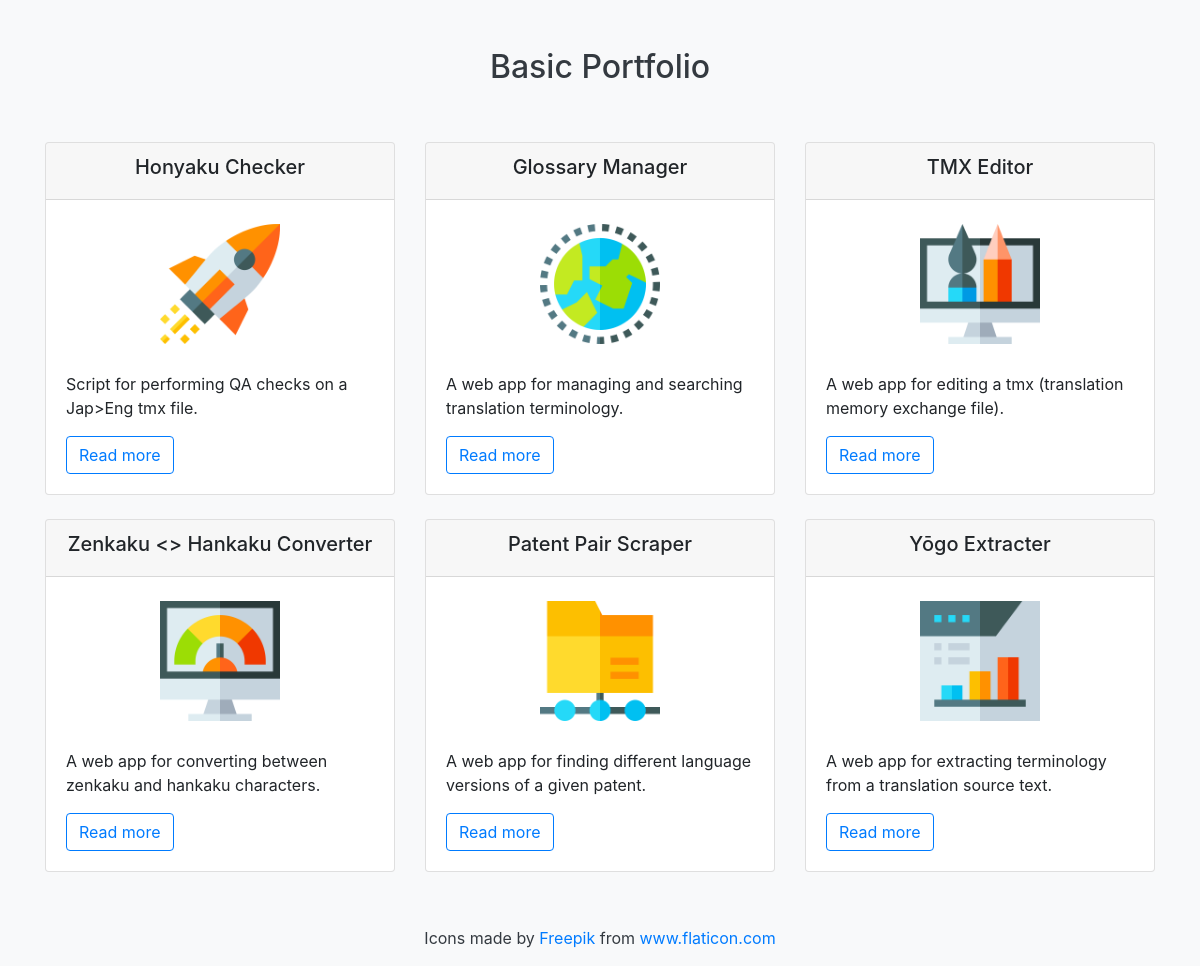
The app's page /, older data.
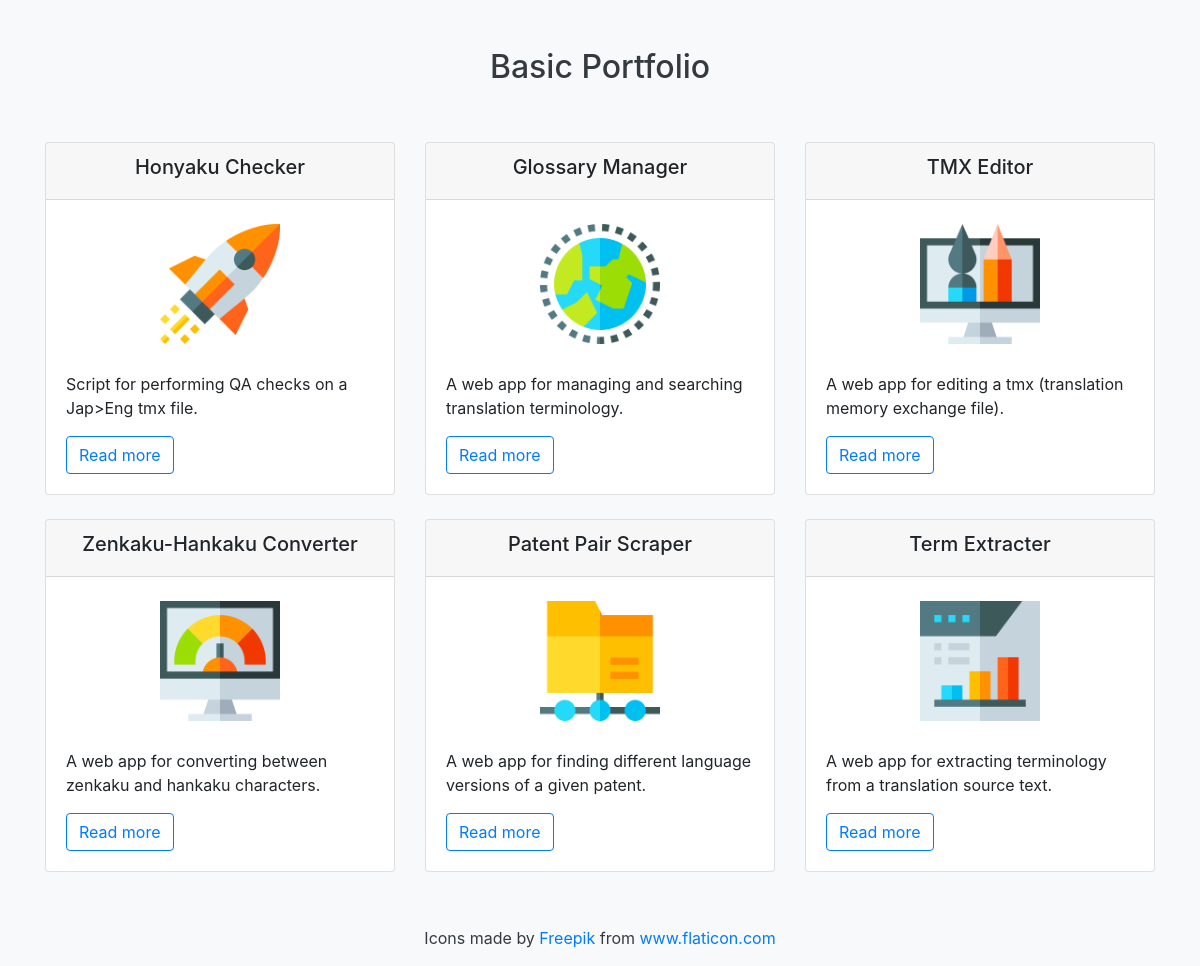
The same page, newer data.
### projects/models.py (models this page shows)
class Project(models.Model):
    title = models.CharField(max_length=100)
    technology = models.CharField(max_length=20)
    summary = models.CharField(max_length=100, default='')
    description = models.TextField()
    image = models.CharField(max_length=100)

### projects/views.py (the view)
# urls.py: path('', views.all_projects, name='all_projects'),
def all_projects(request):
    projects = Project.objects.all()
    return render(request, 'projects/all_projects.html', {'projects': projects})

### projects/templates/projects/all_projects.html
{% extends 'projects/base.html' %}
{% load static %}
{% block content %}
    <div class="container mb-10">
        <div class="row">
        {% for project in projects %}
            <div class="col-md-4">
                <div class="card mb-4">
                    <div class="card-header text-center">
                        <h5>{{ project.title }}</h5>
                    </div>
                    <img class="img-fluid mx-auto mt-4 mb-2" src="{% static project.image %}" alt="{{ project.description }}" width="120" height="120">
                    <div class="card-body">
                        <p class="card-text">{{ project.summary }}</p>
                        <a class="btn btn-outline-primary" href="{% url 'projects:project_detail' project.pk %}">Read more</a>
                    </div>
                </div>
            </div>
        {% endfor %}
        </div>
    </div>
{% endblock %}

### projects/templates/projects/base.html (shortened to what this page needs)
<!DOCTYPE html>
<html lang="en">
    <head>
        <link rel="stylesheet" href="https://stackpath.bootstrapcdn.com/bootstrap/4.3.1/css/bootstrap.min.css">
        <link rel="stylesheet" href="../../static/projects/css/custom.css">
    </head>
    <body>
        <div class="container" id="page-container">
            <div class="row">
                <div class="col-12 bg-light py-5" >
                    <h2 class="text-center text-dark">Basic Portfolio</h2>
                </div>
                {% block content %}
                {% endblock %}
            </div>
            <footer class="footer"">
                <div class="container">
                    <span class="text-dark">Icons made by <a href="https://www.flaticon.com/authors/freepik" title="Freepik">Freepik</a> from <a href="https://www.flaticon.com/" title="Flaticon"> www.flaticon.com</a></span>
                </div>
            </footer>
        </div>
    </body>
</html>

### projects/static/projects/css/custom.css (style rules this page uses)
body { background-color: #f8f9fa; padding-bottom: 70px; position: relative; min-height: 100vh; }
.footer { position: absolute; right: 0; left: 0; bottom: 0; width: 100%; text-align: center; padding-top: 1rem; padding-bottom: 1rem; }

Row changes from the older to the newer data that the page shows:
changed Project "A web app for converting between zenkaku and hankaku characters.": title "Zenkaku <> Hankaku Converter" → "Zenkaku-Hankaku Converter"
changed Project "A web app for extracting terminology from a translation source text.": title "Yōgo Extracter" → "Term Extracter"
